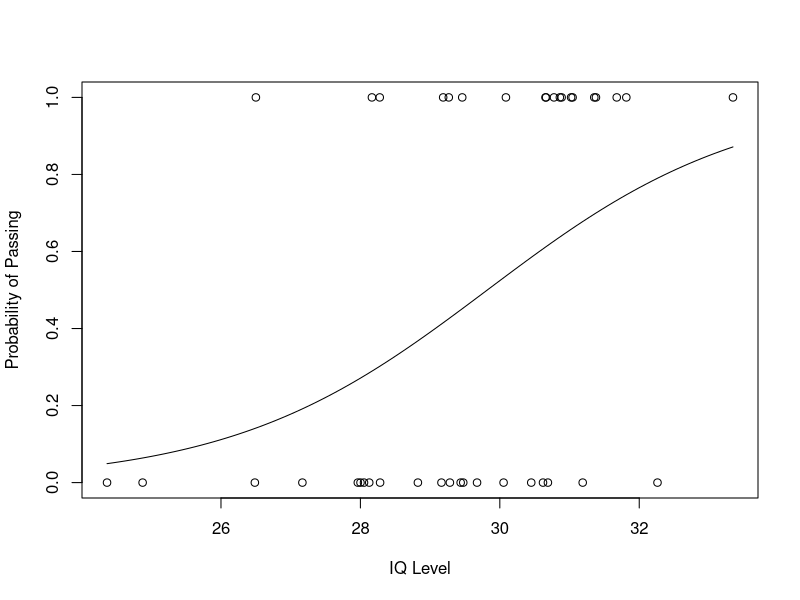

Write the R code that produced this figure. (Note: this script raises an error after producing the figure.)
# Generate random IQ values with mean = 30 and sd =2
IQ <- rnorm(40, 30, 2)

# Sorting IQ level in ascending order
IQ <- sort(IQ)

# Generate vector with pass and fail values of 40 students
result <- c(0, 0, 0, 1, 0, 0, 0, 0, 0, 1,
            1, 0, 0, 0, 1, 1, 0, 0, 1, 0,
            0, 0, 1, 0, 0, 1, 1, 0, 1, 1,
            1, 1, 1, 0, 1, 1, 1, 1, 0, 1)

# Data Frame
df <- as.data.frame(cbind(IQ, result))

# Print data frame
print(df)
# Plotting IQ on x-axis and result on y-axis 
plot(IQ, result, xlab = "IQ Level", 
     ylab = "Probability of Passing")

# Create a logistic model
g = glm(result~IQ, family=binomial, df)

# Create a curve based on prediction using the regression model
curve(predict(g, data.frame(IQ=x), type="resp"), add=TRUE)

# Based on fit to the regression model
points(IQ, fitted(g), pch=30)

# Summary of the regression model
summary(g)

# correlation
cor.test(x, y)

#qqplot
qqplot(x,y, plot.it = TRUE)
qqline(y, datax = FALSE, distribution = qnorm, probs = c(0.25, 0.75))

#2-Way Cross-Tabulation Using ‘gmodels’:
install.packages('gmodels')
library(gmodels)
varx<- c(1,2,3,4,4,4,5,1,2,3) #create var x
vary<- c(2,1,1,4,5,4,2,1,2,2) #create var y

CrossTable(varx, vary) #CrossTable  has a decent amount of things you can specify too!
